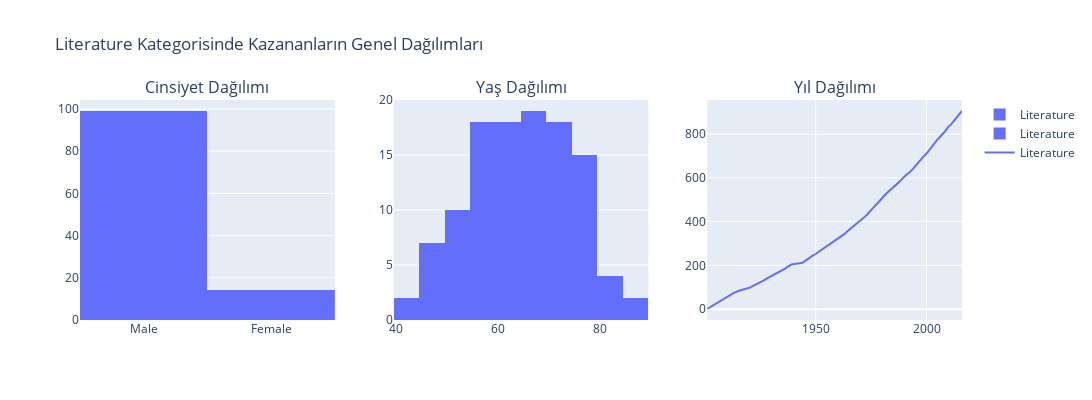

The code cell stored with this chart in its notebook:
### Code cell
import pandas as pd
import plotly.subplots
import plotly.express as px

# Literature kategorisinden başlayalım
selected_categories = ['Literature']
nobel_selected = nobel[nobel['category'].isin(selected_categories)]

# Cinsiyet Grafiği
fig_sex = px.histogram(nobel_selected, x='sex', color='category', title='Cinsiyet Dağılımı', labels={'sex': 'Cinsiyet', 'category': 'Ödül Kategorisi'})
fig_sex.update_layout(barmode='group')

# Yaş Grafiği
nobel_selected['age_at_award'] = nobel_selected['year'] - pd.to_datetime(nobel_selected['birth_date']).dt.year
fig_age = px.histogram(nobel_selected, x='age_at_award', color='category', title='Yaş Dağılımı', labels={'age_at_award': 'Yaş', 'category': 'Ödül Kategorisi'})
fig_age.update_layout(barmode='stack')

# Yıl Grafiği
fig_year = px.line(nobel_selected, x='year', color='category', title='Yıl Dağılımı', labels={'year': 'Yıl', 'category': 'Ödül Kategorisi'})
fig_year.update_layout(barmode='group')

# Görselleri yan yana sığdıralım
fig = plotly.subplots.make_subplots(rows=1, cols=3, subplot_titles=('Cinsiyet Dağılımı', 'Yaş Dağılımı', 'Yıl Dağılımı'))
fig.add_trace(fig_sex['data'][0], row=1, col=1)
fig.add_trace(fig_age['data'][0], row=1, col=2)
fig.add_trace(fig_year['data'][0], row=1, col=3)

# Layout düzenlemeleri
fig.update_layout(height=400, width=1200, title_text="Literature Kategorisinde Kazananların Genel Dağılımları")

# Görseli göster
fig.show()

### Figure 1 — Plotly figure (JSON) as saved in the notebook; plotly's stock layout.template omitted (floating-point values rounded to 4 significant figures)
{"data": [{"alignmentgroup": "True", "bingroup": "x", "hovertemplate": "Ödül Kategorisi=Literature<br>Cinsiyet=%{x}<br>count=%{y}<extra></extra>", "legendgroup": "Literature", "marker": {"color": "#636efa", "pattern": {"shape": ""}}, "name": "Literature", "offsetgroup": "Literature", "orientation": "v", "showlegend": true, "type": "histogram", "x": ["Male", "Male", "Male", "Male", "Male", "Male", "Male", "Male", "Male", "Female", "Male", "Male", "Male", "Male", "Male", "Male", "Male", "Male", "Male", "Male", "Male", "Male", "Male", "Male", "Male", "Female", "Male", "Female", "Male", "Male", "Male", "Male", "Male", "Male", "Male", "Male", "Female", "Male", "Male", "Female", "Male", "Male", "Male", "Male", "Male", "Male", "Male", "Male", "Male", "Male", "Male", "Male", "Male", "Male", "Male", "Male", "Male", "Male", "Male", "Male", "Male", "Female", "Male", "Male", "Male", "Male", "Male", "Male", "Male", "Male", "Male", "Male", "Male", "Male", "Male", "Male", "Male", "Male", "Male", "Male", "Male", "Male", "Male", "Male", "Male", "Male", "Male", "Female", "Male", "Female", "Male", "Male", "Female", "Male", "Male", "Male", "Male", "Male", "Male", "Male", "Female", "Male", "Male", "Female", "Male", "Female", "Male", "Male", "Male", "Female", "Male", "Female", "Male"], "xaxis": "x", "yaxis": "y"}, {"alignmentgroup": "True", "bingroup": "x", "hovertemplate": "Ödül Kategorisi=Literature<br>Yaş=%{x}<br>count=%{y}<extra></extra>", "legendgroup": "Literature", "marker": {"color": "#636efa", "pattern": {"shape": ""}}, "name": "Literature", "offsetgroup": "Literature", "orientation": "v", "showlegend": true, "type": "histogram", "x": [62, 85, 71, 74, 72, 59, 71, 42, 62, 51, 80, 49, 50, 52, 49, 57, 60, 60, 74, 61, 77, 56, 58, 57, 69, 55, 68, 46, 54, 45, 67, 65, 63, 67, 48, 56, 46, 51, 71, 56, 69, 78, 60, 52, 78, 60, 67, 79, 55, 53, 75, 44, 68, 58, 73, 69, 60, 63, 59, 60, 78, 75, 68, 69, 63, 52, 67, 55, 61, 74, 70, 79, 61, 79, 74, 68, 69, 76, 55, 72, 83, 72, 52, 47, 77, 73, 76, 68, 62, 62, 59, 56, 73, 71, 76, 72, 60, 69, 73, 63, 58, 75, 54, 88, 68, 56, 74, 80, 57, 82, 69, 67, 75], "xaxis": "x2", "yaxis": "y2"}, {"hovertemplate": "Ödül Kategorisi=Literature<br>Yıl=%{x}<br>index=%{y}<extra></extra>", "legendgroup": "Literature", "line": {"color": "#636efa", "dash": "solid"}, "marker": {"symbol": "circle"}, "mode": "lines", "name": "Literature", "orientation": "h", "showlegend": true, "type": "scatter", "x": [1901, 1902, 1903, 1904, 1904, 1905, 1906, 1907, 1908, 1909, 1910, 1911, 1912, 1913, 1915, 1916, 1917, 1917, 1919, 1920, 1921, 1922, 1923, 1924, 1925, 1926, 1927, 1928, 1929, 1930, 1931, 1932, 1933, 1934, 1936, 1937, 1938, 1939, 1944, 1945, 1946, 1947, 1948, 1949, 1950, 1951, 1952, 1953, 1954, 1955, 1956, 1957, 1958, 1959, 1960, 1961, 1962, 1963, 1964, 1965, 1966, 1966, 1967, 1968, 1969, 1970, 1971, 1972, 1973, 1974, 1974, 1975, 1976, 1977, 1978, 1979, 1980, 1981, 1982, 1983, 1984, 1985, 1986, 1987, 1988, 1989, 1990, 1991, 1992, 1993, 1994, 1995, 1996, 1997, 1998, 1999, 2000, 2001, 2002, 2003, 2004, 2005, 2006, 2007, 2008, 2009, 2010, 2011, 2012, 2013, 2014, 2015, 2016], "xaxis": "x3", "y": [1, 7, 14, 21, 22, 27, 32, 38, 44, 51, 58, 63, 70, 75, 83, 86, 87, 88, 93, 98, 103, 108, 114, 118, 122, 128, 134, 141, 146, 152, 158, 163, 167, 173, 184, 192, 198, 204, 212, 218, 227, 233, 241, 245, 252, 260, 267, 273, 279, 287, 293, 301, 307, 316, 323, 329, 336, 344, 354, 362, 371, 372, 379, 385, 395, 403, 412, 421, 430, 442, 443, 455, 465, 475, 485, 498, 509, 519, 529, 538, 545, 555, 564, 575, 584, 595, 606, 615, 622, 631, 642, 654, 667, 680, 690, 701, 711, 725, 739, 751, 763, 775, 785, 796, 808, 821, 835, 843, 857, 869, 880, 893, 905], "yaxis": "y3"}], "layout": {"annotations": [{"font": {"size": 16}, "showarrow": false, "text": "Cinsiyet Dağılımı", "x": 0.1444, "xanchor": "center", "xref": "paper", "y": 1, "yanchor": "bottom", "yref": "paper"}, {"font": {"size": 16}, "showarrow": false, "text": "Yaş Dağılımı", "x": 0.5, "xanchor": "center", "xref": "paper", "y": 1, "yanchor": "bottom", "yref": "paper"}, {"font": {"size": 16}, "showarrow": false, "text": "Yıl Dağılımı", "x": 0.8556, "xanchor": "center", "xref": "paper", "y": 1, "yanchor": "bottom", "yref": "paper"}], "height": 400, "title": {"text": "Literature Kategorisinde Kazananların Genel Dağılımları"}, "width": 1200, "xaxis": {"anchor": "y", "domain": [0, 0.2889]}, "xaxis2": {"anchor": "y2", "domain": [0.3556, 0.6444]}, "xaxis3": {"anchor": "y3", "domain": [0.7111, 1]}, "yaxis": {"anchor": "x", "domain": [0, 1]}, "yaxis2": {"anchor": "x2", "domain": [0, 1]}, "yaxis3": {"anchor": "x3", "domain": [0, 1]}}}
